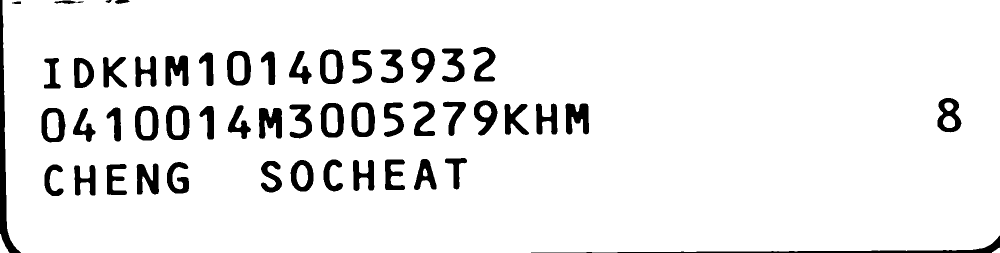
//> input picture cpp_project/output/mrz_zone_cleaned.png, 2000 x 506 px (shown at 1/2 size)
$ ./local_ocr_2 ../../cpp_project/output/mrz_zone_cleaned.png   (built with g++ and OpenCV 4)
//> lines starting //> are read from the running program, lines starting //| are printed output that depends on the picture; after the words box and inside, x2 and y2 are one past the last pixel; in counts of white or black regions, pixels touching at a corner belong together
//> further down, img is the input picture: 506 rows x 2000 cols, CV_8UC3; 92.4% white; 52 black regions, largest, box (x1, y1, x2, y2) and area: (0, 0, 42, 506) 5099, (1062, 471, 2000, 506) 3511, (1131, 207, 1178, 269) 2033
### example/src/IdCardCropper.hpp
#ifndef ID_CARD_CROPPER_H
#define ID_CARD_CROPPER_H

#include <opencv2/opencv.hpp>
#include <vector>

class IdCardCropper
{
public:
    IdCardCropper() = default;
    ~IdCardCropper() = default;

    /**
     * Automatically detects an ID card, performs perspective correction,
     * and binarizes the result.
     *
     * @param image Input BGR image.
     * @param processedImage Output binarized ID card image.
     * @return true if an ID card was detected and processed successfully.
     */
    bool autoCropAndBinarize(
        const cv::Mat& image,
        cv::Mat& processedImage
    ) const;

    /**
     * Detects the four corners of an ID card in the given BGR image without
     * cropping/binarizing it. Corners are returned in the original image's
     * pixel coordinate space, ordered TL, TR, BR, BL.
     *
     * @return true if a card-like quadrilateral was found.
     */
    bool detectCorners(
        const cv::Mat& image,
        std::vector<cv::Point2f>& corners
    ) const;

private:
    /**
     * Finds the best card-like quadrilateral in an already-resized BGR image.
     * Returned corners are in the resized image's pixel coordinate space.
     */
    bool findCorners(
        const cv::Mat& resizedImage,
        std::vector<cv::Point2f>& corners
    ) const;

    /**
     * Sorts the four corner points into:
     * 0 = Top Left
     * 1 = Top Right
     * 2 = Bottom Right
     * 3 = Bottom Left
     */
    std::vector<cv::Point2f> sortCorners(
        const std::vector<cv::Point2f>& points
    ) const;

    /**
     * Converts the cropped image into a high-contrast binary image.
     */
    void binarize(
        const cv::Mat& image,
        cv::Mat& processedImage
    ) const;

private:
    /// Standard ID card aspect ratio (credit card / ISO 7810 ID-1)
    static constexpr double cardAspectRatio_ = 1.586;
};

#endif // ID_CARD_CROPPER_H

### example/src/json_output.hpp
#pragma once
#include <nlohmann/json.hpp>
#include "mrz_reader.hpp"
#include "zone_extraction.hpp"

using json = nlohmann::json;

// [54 lines left out: function create_final_json, not called in this run]

### example/src/id_card_detector.hpp
#pragma once

#include <vector>
#include <cmath>
#include <algorithm>
#include <string>
#include <opencv2/core.hpp>
#include <opencv2/imgproc.hpp>
#include <opencv2/imgcodecs.hpp>
#include <opencv2/calib3d.hpp>
#include <opencv2/opencv.hpp>

// ============================================================
// SHARED HELPER: median intensity via histogram
// (used by both the Hough-edge preprocessor and the contour detector)
// ============================================================
inline double compute_median_intensity(const cv::Mat& gray) {
    int hist_size = 256;
    float range[] = {0, 256};
    const float* hist_range = {range};
    cv::Mat hist;
    cv::calcHist(&gray, 1, 0, cv::Mat(), hist, 1, &hist_size, &hist_range);
    double total = static_cast<double>(gray.rows) * gray.cols;
    double sum = 0.0;
    for (int i = 0; i < hist_size; ++i) {
        sum += hist.at<float>(i);
        if (sum >= total / 2.0) return i;
    }
    return 128.0;
}

struct DetectionConfig {
    int target_long_side = 1000;
    int min_length = 120;
    float primary_weakest_ok = 0.45f;
    int hough_threshold = 45;
    float hough_min_len_frac = 0.06f;
    float hough_max_gap_frac = 0.10f;
    int out_width = 856;
    int out_height = 540;

    // ---- Contour-based detection (PRIMARY method) ----
    double contour_clahe_clip = 2.0;
    int contour_clahe_tile = 8;
    double contour_canny_low_mult = 0.66;
    double contour_canny_high_mult = 1.33;
    int contour_morph_kernel = 5;
    int contour_dilate_iters = 2;
    int contour_close_iters = 2;
    int contour_max_check = 30;
    double contour_area_min_ratio = 0.03;
    double contour_area_max_ratio = 0.97;
    double contour_approx_epsilon_frac = 0.02;

    // If contour confidence (0-100) is below this, fall back to Hough-line pipeline
    float contour_confidence_threshold = 80.0f;
};

struct RectangleSupportInfo {
    float r_top = 0.0f, r_bottom = 0.0f, r_left = 0.0f, r_right = 0.0f;
    float weakest = 0.0f, mean = 0.0f;
    int sides_ok = 0;
    float geo = 0.0f, support = 0.0f, total = 0.0f;
};

struct DetectionResult {
    bool success = false;
    cv::Mat small_img, gray, blur, edges_raw, clean_edges;
    std::vector<cv::Vec4f> lines;
    float scale = 1.0f;
    std::string method;
    RectangleSupportInfo info;
    cv::Mat crop;
    std::vector<cv::Point2f> corners;          // original-resolution
    std::vector<cv::Point2f> corners_small;    // detection-resolution
    std::vector<cv::Vec4f> card_lines;
    std::vector<cv::Vec4f> card_lines_small;

    // ---- Contour-method diagnostics (always populated if attempted) ----
    bool contour_attempted = false;
    bool contour_success = false;
    float contour_confidence = 0.0f;           // 0-100 scale
    std::vector<cv::Point2f> corners_contour_small;
};

class Geometry {
public:
    static float line_length(const cv::Vec4f& l) { return std::hypot(l[2]-l[0], l[3]-l[1]); }

    static float line_angle(const cv::Vec4f& l) {
        float a = std::atan2(l[3]-l[1], l[2]-l[0]) * 180.0f / CV_PI;
        return std::fmod(a + 180.0f, 180.0f);
    }

    static float angle_difference(float a, float b) {
        float d = std::abs(a - b);
        return std::min(d, 180.0f - d);
    }

    static cv::Point2f line_midpoint(const cv::Vec4f& l) {
        return cv::Point2f((l[0]+l[2])/2.0f, (l[1]+l[3])/2.0f);
    }

    // [9 lines left out: function line_intersection, not called in this run]

    static std::vector<cv::Point2f> order_points(const std::vector<cv::Point2f>& points) {
        std::vector<cv::Point2f> rect(4);
        if (points.size() != 4) return rect;
        std::vector<float> sum(4), diff(4);
        for (int i = 0; i < 4; ++i) { sum[i] = points[i].x + points[i].y; diff[i] = points[i].y - points[i].x; }
        rect[0] = points[std::min_element(sum.begin(), sum.end()) - sum.begin()];
        rect[1] = points[std::min_element(diff.begin(), diff.end()) - diff.begin()];
        rect[2] = points[std::max_element(sum.begin(), sum.end()) - sum.begin()];
        rect[3] = points[std::max_element(diff.begin(), diff.end()) - diff.begin()];
        return rect;
    }

    // [8 lines left out: function extend_line, not called in this run]
};

// ============================================================
// CONTOUR-BASED DETECTOR (PRIMARY METHOD)
// Ported from your CR80-ratio contour pipeline:
// CLAHE -> Gaussian+Bilateral blur -> median-based Canny ->
// dilate/close -> findContours -> approxPolyDP(4-gon) -> aspect-ratio score
// ============================================================
struct ContourDetectionDebug {
    cv::Mat gray;
    cv::Mat enhanced_gray;
    cv::Mat blur;
    cv::Mat edges;
    cv::Mat closed;
};

class ContourCardDetector {
    DetectionConfig config;
public:
    static constexpr double CR80_RATIO = 85.6 / 54.0;

    explicit ContourCardDetector(const DetectionConfig& cfg) : config(cfg) {}

    // `image` should be the resized (small_img) frame. out_corners are in that
    // same coordinate space. out_confidence is 0-100 (matches the original
    // code's ratioScore*100, i.e. how close the quad's aspect ratio is to CR80).
    bool detect(const cv::Mat& image,
                std::vector<cv::Point2f>& out_corners,
                float& out_confidence,
                ContourDetectionDebug* debug = nullptr) {
        out_confidence = 0.0f;

        cv::Mat gray, enhanced_gray, gaussian, blurred, edges, dilated, closed;

        cv::cvtColor(image, gray, cv::COLOR_BGR2GRAY);

        cv::Ptr<cv::CLAHE> clahe = cv::createCLAHE(
            config.contour_clahe_clip,
            cv::Size(config.contour_clahe_tile, config.contour_clahe_tile)
        );
        clahe->apply(gray, enhanced_gray);

        cv::GaussianBlur(enhanced_gray, gaussian, cv::Size(5, 5), 0);
        cv::bilateralFilter(gaussian, blurred, 9, 75, 75);

        double median = compute_median_intensity(blurred);
        int lower = static_cast<int>(std::max(0.0, config.contour_canny_low_mult * median));
        int upper = static_cast<int>(std::min(255.0, config.contour_canny_high_mult * median));
        cv::Canny(blurred, edges, lower, upper);

        cv::Mat kernel = cv::getStructuringElement(
            cv::MORPH_RECT,
            cv::Size(config.contour_morph_kernel, config.contour_morph_kernel)
        );
        cv::dilate(edges, dilated, kernel, cv::Point(-1, -1), config.contour_dilate_iters);
        cv::morphologyEx(dilated, closed, cv::MORPH_CLOSE, kernel, cv::Point(-1, -1), config.contour_close_iters);

        if (debug) {
            debug->gray = gray;
            debug->enhanced_gray = enhanced_gray;
            debug->blur = blurred;
            debug->edges = edges;
            debug->closed = closed;
        }

        std::vector<std::vector<cv::Point>> contours;
        cv::findContours(closed, contours, cv::RETR_LIST, cv::CHAIN_APPROX_SIMPLE);
        if (contours.empty()) return false;

        double image_area = static_cast<double>(image.rows) * static_cast<double>(image.cols);

        std::sort(contours.begin(), contours.end(),
            [](const std::vector<cv::Point>& a, const std::vector<cv::Point>& b) {
                return cv::contourArea(a) > cv::contourArea(b);
            });

        int max_check = std::min(config.contour_max_check, static_cast<int>(contours.size()));
        double best_ratio_score = 0.0;
        std::vector<cv::Point2f> best_corners;
        bool found = false;

        for (int idx = 0; idx < max_check; ++idx) {
            double area = cv::contourArea(contours[idx]);
            double area_ratio = area / image_area;
            if (area_ratio < config.contour_area_min_ratio || area_ratio > config.contour_area_max_ratio) continue;

            std::vector<cv::Point> hull;
            cv::convexHull(contours[idx], hull);
            double perimeter = cv::arcLength(hull, true);
            if (perimeter <= 0) continue;

            std::vector<cv::Point> approx;
            cv::approxPolyDP(hull, approx, config.contour_approx_epsilon_frac * perimeter, true);
            if (approx.size() != 4) continue;
            if (!cv::isContourConvex(approx)) continue;

            std::vector<cv::Point2f> corners_f;
            corners_f.reserve(4);
            for (const auto& p : approx) corners_f.emplace_back(static_cast<float>(p.x), static_cast<float>(p.y));

            auto ordered = Geometry::order_points(corners_f);
            if (ordered.size() != 4) continue;

            cv::RotatedRect rect = cv::minAreaRect(ordered);
            double width = rect.size.width, height = rect.size.height;
            if (width < 1 || height < 1) continue;

            double ratio = std::max(width, height) / std::min(width, height);
            double ratio_score = 1.0 - std::min(std::abs(ratio - CR80_RATIO) / CR80_RATIO, 1.0);

            if (ratio_score > best_ratio_score) {
                best_ratio_score = ratio_score;
                best_corners = ordered;
                found = true;
            }
        }

        if (!found) return false;

        out_corners = best_corners;
        out_confidence = static_cast<float>(best_ratio_score * 100.0);
        return true;
    }
};

class ImagePreprocessor {
    DetectionConfig config;
public:
    explicit ImagePreprocessor(const DetectionConfig& cfg) : config(cfg) {}

    std::pair<cv::Mat, float> resize_for_detection(const cv::Mat& image) {
        int h = image.rows, w = image.cols;
        int long_side = std::max(h, w);
        if (long_side <= config.target_long_side) return {image.clone(), 1.0f};
        float scale = static_cast<float>(config.target_long_side) / static_cast<float>(long_side);
        cv::Mat resized;
        cv::resize(image, resized, cv::Size(static_cast<int>(std::round(w*scale)),
                                             static_cast<int>(std::round(h*scale))), 0, 0, cv::INTER_AREA);
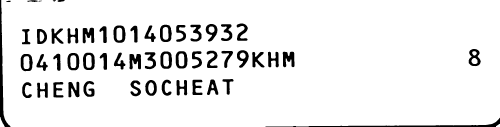
//> resized: 253 rows x 1000 cols, CV_8UC3 (shown at 1/2 size); min 0, max 255, mean 235.5
        return {resized, scale};
    }

    void process_edges(const cv::Mat& image, cv::Mat& gray, cv::Mat& blur, cv::Mat& edges, cv::Mat& clean_edges) {
        cv::cvtColor(image, gray, cv::COLOR_BGR2GRAY);
        cv::GaussianBlur(gray, blur, cv::Size(5,5), 0);

        double median = compute_median_intensity(blur);
        int lower = static_cast<int>(std::max(0.0, 0.5*median));
        int upper = static_cast<int>(std::min(255.0, 1.5*median));
        cv::Canny(blur, edges, lower, upper);

        cv::Mat labels, stats, centroids;
        int num_labels = cv::connectedComponentsWithStats(edges, labels, stats, centroids, 8);
        clean_edges = cv::Mat::zeros(edges.size(), CV_8UC1);
        for (int i = 1; i < num_labels; ++i) {
            int cw = stats.at<int>(i, cv::CC_STAT_WIDTH);
            int ch = stats.at<int>(i, cv::CC_STAT_HEIGHT);
            if (std::max(cw, ch) >= config.min_length) clean_edges.setTo(255, labels == i);
        }
    }
};

class CardDetector {
    DetectionConfig config;
public:
    explicit CardDetector(const DetectionConfig& cfg) : config(cfg) {}

    std::vector<cv::Vec4f> detect_hough_lines(const cv::Mat& edges) {
        int h = edges.rows, w = edges.cols;
        std::vector<cv::Vec4i> raw;
        cv::HoughLinesP(edges, raw, 1, CV_PI/180, config.hough_threshold,
                        std::min(w,h)*config.hough_min_len_frac,
                        std::min(w,h)*config.hough_max_gap_frac);
        std::vector<cv::Vec4f> lines;
        for (const auto& l : raw) lines.emplace_back((float)l[0],(float)l[1],(float)l[2],(float)l[3]);
        return lines;
    }

    // [56 lines left out: functions line_support_score, rectangle_support_score, not called in this run]

    std::vector<cv::Vec4f> merge_collinear_lines(const std::vector<cv::Vec4f>& lines,
                                                  float angle_tol=8.0f, float perp_tol=-1.0f) {
        if (lines.empty()) return {};
        std::vector<cv::Vec4f> merged;
        std::vector<bool> used(lines.size(), false);
        for (size_t i = 0; i < lines.size(); ++i) {
            if (used[i]) continue;
            std::vector<cv::Vec4f> group = {lines[i]};
            used[i] = true;
            float a1 = Geometry::line_angle(lines[i]);
            cv::Point2f m1 = Geometry::line_midpoint(lines[i]);
            for (size_t j = i+1; j < lines.size(); ++j) {
                if (used[j]) continue;
                if (Geometry::angle_difference(a1, Geometry::line_angle(lines[j])) > angle_tol) continue;
                float x1=lines[i][0],y1=lines[i][1],x2=lines[i][2],y2=lines[i][3];
                float L = std::hypot(x2-x1, y2-y1);
                if (L < 1.0f) continue;
                float nx=-(y2-y1)/L, ny=(x2-x1)/L;
                cv::Point2f m2 = Geometry::line_midpoint(lines[j]);
                float perp = std::abs((m2.x-m1.x)*nx + (m2.y-m1.y)*ny);
                float tol = (perp_tol > 0) ? perp_tol : (0.03f*std::max(L,1.0f));
                if (perp <= tol) { group.push_back(lines[j]); used[j] = true; }
            }
            std::vector<cv::Point2f> pts;
            for (const auto& g : group) { pts.emplace_back(g[0],g[1]); pts.emplace_back(g[2],g[3]); }
            if (pts.size() < 2) { merged.push_back(lines[i]); continue; }
            cv::Vec4f lp;
            cv::fitLine(pts, lp, cv::DIST_L2, 0, 0.01, 0.01);
            float vx=lp[0], vy=lp[1], x0=lp[2], y0=lp[3];
            float big = 10000.0f;
            merged.emplace_back(x0-vx*big, y0-vy*big, x0+vx*big, y0+vy*big);
        }
        return merged;
    }

    void split_horizontal_vertical(const std::vector<cv::Vec4f>& lines,
                                    std::vector<cv::Vec4f>& horiz, std::vector<cv::Vec4f>& vert) {
        for (const auto& ln : lines) {
            if (Geometry::line_angle(ln) < 45.0f) horiz.push_back(ln); else vert.push_back(ln);
        }
    }

    // [46 lines left out: functions pick_facing_pair, validate_quad_soft, not called in this run]

    bool find_best_card(const std::vector<cv::Vec4f>& lines, cv::Size shape,
                        std::vector<cv::Point2f>& out_corners, std::vector<cv::Vec4f>& out_lines,
                        RectangleSupportInfo& out_info) {
        auto merged = merge_collinear_lines(lines);
        std::vector<cv::Vec4f> horiz, vert;
        split_horizontal_vertical(merged, horiz, vert);
        if (horiz.size() < 2 || vert.size() < 2) return false;
        cv::Vec4f top, bottom, left, right;
        if (!pick_facing_pair(horiz, shape, 'y', top, bottom)) return false;
        if (!pick_facing_pair(vert, shape, 'x', left, right)) return false;
        if (Geometry::line_midpoint(top).y > Geometry::line_midpoint(bottom).y) std::swap(top, bottom);
        if (Geometry::line_midpoint(left).x > Geometry::line_midpoint(right).x) std::swap(left, right);
        cv::Point2f tl, tr, br, bl;
        if (!Geometry::line_intersection(top,left,tl) || !Geometry::line_intersection(top,right,tr) ||
            !Geometry::line_intersection(bottom,right,br) || !Geometry::line_intersection(bottom,left,bl))
            return false;
        auto corners = Geometry::order_points({tl,tr,br,bl});
        float geo_score = 0.0f;
        if (!validate_quad_soft(corners, shape, geo_score)) return false;
        out_info = rectangle_support_score(corners, lines);
        out_info.geo = geo_score;
        out_info.total = out_info.support + geo_score*0.3f;
        out_corners = corners;
        out_lines = {top, bottom, left, right};
        return true;
    }

    bool find_card_by_extended_lines(const std::vector<cv::Vec4f>& lines, cv::Size shape,
                                     std::vector<cv::Point2f>& out_corners, std::vector<cv::Vec4f>& out_lines,
                                     RectangleSupportInfo& out_info) {
        if (lines.size() < 4) return false;
        std::vector<cv::Vec4f> horiz, vert;
        split_horizontal_vertical(lines, horiz, vert);
        if (horiz.size() < 2 || vert.size() < 2) return false;
        std::vector<cv::Vec4f> he, ve;
        for (const auto& l : horiz) he.push_back(Geometry::extend_line(l));
        for (const auto& l : vert)  ve.push_back(Geometry::extend_line(l));
        float best_score = -1.0f;
        int checked=0, valid=0;
        for (size_t i=0;i<he.size();++i) for (size_t j=i+1;j<he.size();++j)
        for (size_t k=0;k<ve.size();++k) for (size_t m=k+1;m<ve.size();++m) {
            checked++;
            cv::Point2f tl,tr,br,bl;
            if (!Geometry::line_intersection(he[i],ve[k],tl) || !Geometry::line_intersection(he[i],ve[m],tr) ||
                !Geometry::line_intersection(he[j],ve[m],br) || !Geometry::line_intersection(he[j],ve[k],bl))
                continue;
            auto corners = Geometry::order_points({tl,tr,br,bl});
            float geo_score = 0.0f;
            if (!validate_quad_soft(corners, shape, geo_score)) continue;
            valid++;
            RectangleSupportInfo info = rectangle_support_score(corners, lines);
            info.geo = geo_score;
            info.total = info.support + geo_score*0.3f;
            if (info.total > best_score) {
                best_score = info.total;
                out_corners = corners;
                out_lines = {he[i], he[j], ve[k], ve[m]};
                out_info = info;
            }
        }
        return best_score > 0.0f;
    }

    // [9 lines left out: function perspective_crop, not called in this run]
};

// Warp the card out of `image` at ORIGINAL pixel size (matches Python's
// warp_card_original_resolution — used for OCR, unlike perspective_crop above
// which is fixed CR80 size and used only for the detection-preview crop).
// [15 lines left out: function warp_card_original_resolution, not called in this run]

// ============================================================
// PIPELINE ORCHESTRATOR
//
// Order of operations:
//   1. Resize
//   2. Try contour-based detection (ContourCardDetector) -> confidence 0-100
//   3. If confidence >= contour_confidence_threshold (default 80) -> DONE
//   4. Else fall back to Hough-line pipeline (find_best_card, then
//      find_card_by_extended_lines if the primary pass is weak)
// ============================================================
class IDCardDetectionPipeline {
    DetectionConfig config;
    ImagePreprocessor preprocessor;
    CardDetector detector;
public:
    explicit IDCardDetectionPipeline(const DetectionConfig& cfg = DetectionConfig())
        : config(cfg), preprocessor(cfg), detector(cfg) {}

    DetectionResult process(const cv::Mat& image) {
        DetectionResult res;
        auto pr = preprocessor.resize_for_detection(image);
        res.small_img = pr.first; res.scale = pr.second;
//> after `res.scale = pr.second`: res.scale = 0.5

        // ---- METHOD 1: Contour-based (primary) ----
        ContourCardDetector contour_detector(config);
        std::vector<cv::Point2f> corners_c;
        float confidence_c = 0.0f;
        bool c_ok = contour_detector.detect(res.small_img, corners_c, confidence_c);
//> in detect, `cv::GaussianBlur(enhanced_gray, gaussian, cv::Size(5, 5), 0);`:
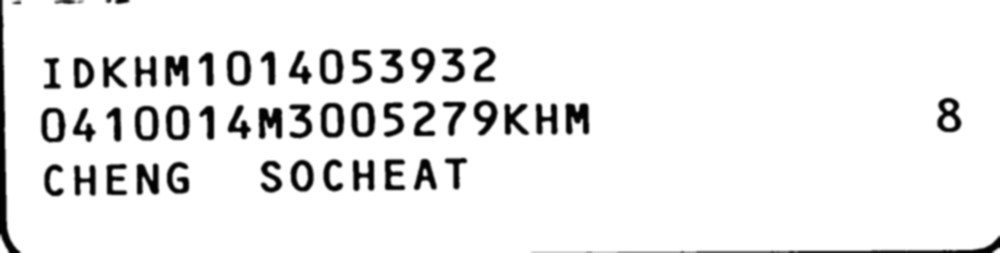
//> gaussian: 253 rows x 1000 cols, CV_8UC1; min 2, max 255, mean 235.8
//> in compute_median_intensity, `cv::calcHist(&gray, 1, 0, cv::Mat(), hist, 1, &hist_size, &hist_range);`: hist = 256 values, max 195075 at index 255, min 0 at index 0, mean 988.3
//> (the rest of the program and of its run is left out)
